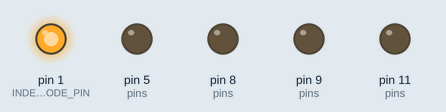
Simulated run of this sketch. Board: Arduino Uno, built with avr-gcc and run on an emulated ATmega328P. Parts: output pins drawn as LEDs (lit = HIGH).

Above: at 0.1 s.
At 10.3 s:
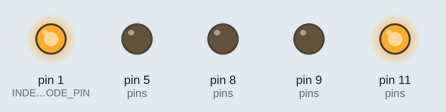
At 16.9 s:
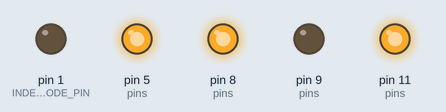
At 36.7 s:
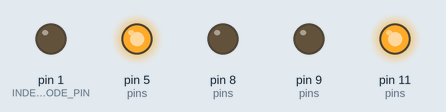
Timing chart, 0 to 39.9 s (numbered marks = the images above):
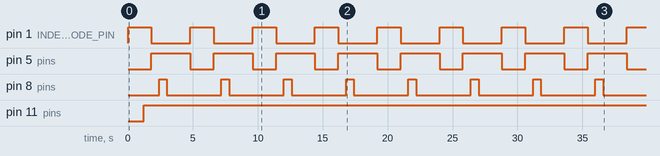

Measured:
- by itself, pin 1 (INDEX_OF_ANODE_PIN): alternates HIGH for 1.8 s and LOW for 3.0 s
- by itself, pin 5 (pins): alternates HIGH for 3.0 s and LOW for 1.8 s
- by itself, pin 8 (pins): alternates HIGH for 0.60 s and LOW for 4.2 s
- by itself, pin 11 (pins): LOW → HIGH at 1.2 s

The sketch:

patterns_full_set.ino
```cpp
const int TENTACLE_A = 0;
const int TENTACLE_B = 1;

const int RED = 0;
const int GREEN = 1;
const int BLUE = 2;

const int FIRST = 0;
const int SECOND = 1;
const int THIRD = 2;
const int FOURTH = 3;

const int OFF = -12;
const int ON = 14;

const int num_tentacles = 2;
const int num_pins_per_tentacle = 4;
const int num_pattern_component_dimensions = 4;
const int pattern_length = 8;


/*Sample patterns*/
const int ZIG_ZAG = 0;
const int LAP = 1;
const int MANHATTAN_WALK = 2;

int pattern_to_use = MANHATTAN_WALK;

int ZIG_ZAG_PATTERN[num_tentacles][pattern_length][num_pattern_component_dimensions] = {
  { //row | color | duration | on or off. (don't need to enter a meaningful row or colour if you want a section to be off, but do need to enter a duration)
    {FIRST, RED, 600, ON},
    {OFF, OFF, 600, OFF},
    {THIRD, RED, 600, ON},
    {OFF, OFF, 600, OFF},

    {FOURTH, RED, 600, ON},
    {OFF, OFF, 600, OFF},
    {SECOND, RED, 600, ON},
    {OFF, OFF, 600, OFF}
  },
  {
    {OFF, OFF, 600, OFF},
    {SECOND, RED, 600, ON},
    {OFF, OFF, 600, OFF},
    {FOURTH, RED, 600, ON},

    {OFF, OFF, 600, OFF},
    {THIRD, RED, 600, ON},
    {OFF, OFF, 600, OFF},
    {FIRST, RED, 600, ON}
  }
};


int LAP_PATTERN[num_tentacles][pattern_length][num_pattern_component_dimensions] = {
  { //row | color | duration | on or off. (don't need to enter a meaningful row or colour if you want a section to be off, but do need to enter a duration)
    {FIRST, BLUE, 600, ON},
    {SECOND, BLUE, 600, ON},
    {THIRD, BLUE, 600, ON},
    {FOURTH, BLUE, 600, ON},

    {FOURTH, RED, 600, OFF},
    {OFF, OFF, 600, OFF},
    {SECOND, RED, 600, OFF},
    {OFF, OFF, 600, OFF}
  },
  {
    {OFF, OFF, 600, OFF},
    {SECOND, RED, 600, OFF},
    {OFF, OFF, 600, OFF},
    {FOURTH, RED, 600, OFF},

    {FOURTH, BLUE, 600, ON},
    {THIRD, BLUE, 600, ON},
    {SECOND, BLUE, 600, ON},
    {FIRST, BLUE, 600, ON}
  }
};


int MANHATTAN_WALK_PATTERN[num_tentacles][pattern_length][num_pattern_component_dimensions] = {
  { //row | color | duration | on or off. (don't need to enter a meaningful row or colour if you want a section to be off, but do need to enter a duration)
    {FIRST, GREEN, 600, ON},
    {SECOND, GREEN, 600, ON},
    {THIRD, BLUE, 600, OFF},
    {FOURTH, BLUE, 600, OFF},

    {FOURTH, GREEN, 600, ON},
    {OFF, OFF, 600, OFF},
    {SECOND, RED, 600, OFF},
    {OFF, OFF, 600, OFF}
  },
  {
    {OFF, OFF, 600, OFF},
    {SECOND, RED, 600, OFF},
    {SECOND, GREEN, 600, ON},
    {THIRD, GREEN, 600, ON},

    {FOURTH, BLUE, 600, OFF},
    {FOURTH, GREEN, 600, ON},
    {SECOND, BLUE, 600, ON},
    {FIRST, BLUE, 600, OFF}
  }


};


int ROWS[num_tentacles][num_pins_per_tentacle] = {
  {2, 3, 1, 0},
  {3, 0, 1, 2}
};

int COLORS[num_tentacles][num_pins_per_tentacle][3] = {
  {
    {0, 1, 3},
    {2, 0, 1},
    {3, 2, 0},
    {1, 3, 2}
  },
  {
    {0, 1, 2},
    {1, 2, 3},
    {2, 3, 0},
    {3, 0, 1}
  }

};


int default_duration_of_pattern_component = 200;
int pins[num_tentacles][num_pins_per_tentacle] = {
  {1, 2, 3, 5},
  {8, 9, 10, 11}

};

int duration_of_pattern_component[num_tentacles] = {0, 0};
unsigned long start_time_of_pattern_component[num_tentacles] = {0, 0};


const int INDEX_OF_CATHODE_PIN = 0;
const int INDEX_OF_ANODE_PIN = 1;
const int INDEX_OF_DURATION = 2;
const int INDEX_OF_INSTRUCTION = 3;


int index_of_current_pattern_component[num_tentacles] = {0, 0};
int curr_pattern_component[num_tentacles][num_pattern_component_dimensions] = {
  {0, 1, default_duration_of_pattern_component, ON},
  {0, 1, default_duration_of_pattern_component, ON}
};


//catode index, +1%4=red, +2%4=green, +3%4=blue anodes.
int pattern[num_tentacles][pattern_length][num_pattern_component_dimensions] = {
  {
    {0, 0, 0, OFF},
    {0, 0, 0, OFF},
    {0, 0, 0, OFF},
    {0, 0, 0, OFF},
    {0, 0, 0, OFF},
    {0, 0, 0, OFF},
    {0, 0, 0, OFF},
    {0, 0, 0, OFF}
  },

  {
    {0, 0, 0, OFF},
    {0, 0, 0, OFF},
    {0, 0, 0, OFF},
    {0, 0, 0, OFF},
    {0, 0, 0, OFF},
    {0, 0, 0, OFF},
    {0, 0, 0, OFF},
    {0, 0, 0, OFF}
  }

};


void setup() {
  switch (pattern_to_use) {
    case ZIG_ZAG:
      setPattern(ZIG_ZAG_PATTERN);
      break;
    case LAP:
      setPattern(LAP_PATTERN);
      break;
    case MANHATTAN_WALK:
      setPattern(MANHATTAN_WALK_PATTERN);
      break;
  }
  disconnectAllPins();
}


void setPattern(int (*user_defined_pattern)[pattern_length][num_pattern_component_dimensions]) {
  for (int i = 0; i < num_tentacles; i++) {
    for (int j = 0; j < pattern_length; j++) {
      int user_defined_row = user_defined_pattern[i][j][INDEX_OF_CATHODE_PIN];
      int user_defined_color = user_defined_pattern[i][j][INDEX_OF_ANODE_PIN];
      int user_defined_duration = user_defined_pattern[i][j][INDEX_OF_DURATION];
      int user_defined_instruction = user_defined_pattern[i][j][INDEX_OF_INSTRUCTION];

      int cathode_given_row_tentacle = ROWS[i][user_defined_row];
      int anode_given_row_tentacle_color = COLORS[i][user_defined_row][user_defined_color];

      pattern[i][j][INDEX_OF_INSTRUCTION] = user_defined_instruction;
      pattern[i][j][INDEX_OF_DURATION] = user_defined_duration;
      //in the user defined pattern, I wanted to just write the "OFF" value for each dimension. This conditional
      //just prevents me from writing the value of OFF to the anode and cathode pin indices.
      //
      if (user_defined_instruction == OFF) {
        pattern[i][j][INDEX_OF_CATHODE_PIN] = curr_pattern_component[num_tentacles][INDEX_OF_CATHODE_PIN];
        pattern[i][j][INDEX_OF_ANODE_PIN] = curr_pattern_component[num_tentacles][INDEX_OF_ANODE_PIN];
      }
      else {
        pattern[i][j][INDEX_OF_CATHODE_PIN] = cathode_given_row_tentacle;
        pattern[i][j][INDEX_OF_ANODE_PIN] = anode_given_row_tentacle_color;

      }
    }
  }
}

void disconnectAllPins() {
  for (int j = 0; j < num_tentacles; j++) {
    // put your setup code here, to run once:
    for (int i = 0; i < num_pins_per_tentacle; i++) {
      pinMode(pins[j][i], INPUT);
    }
  }
}


void updateTentaclePatternComponentIfNecessary(int index_of_tentacle) {
  unsigned long current_time = millis();
  if (timeToSwitchPatternComponent(current_time, index_of_tentacle)) {

    disconnectCurrentAnode(index_of_tentacle);
    disconnectCurrentCathode(index_of_tentacle);

    setupNextPatternComponent(index_of_tentacle);
  }
}


void loop() {
  for (int i = 0; i < num_tentacles; i++) {
    updateTentaclePatternComponentIfNecessary(i);
  }
}


bool timeToSwitchPatternComponent(unsigned long curr_time, int index_of_tentacle) {
  unsigned long start_time_of_pattern_component_of_this_tentacle_current_pattern_component = start_time_of_pattern_component[index_of_tentacle];
  int duration_of_this_tentacle_current_pattern_component = duration_of_pattern_component[index_of_tentacle];
  return abs(curr_time - start_time_of_pattern_component_of_this_tentacle_current_pattern_component) >= duration_of_this_tentacle_current_pattern_component;
}

int getActualPinValue(int index_of_tentacle, int pin_type_index) {
  int index_of_pin = curr_pattern_component[index_of_tentacle][pin_type_index];
  int actual_pin_value = pins[index_of_tentacle][index_of_pin];
  return actual_pin_value;
}

void disconnectCurrentAnode(int index_of_tentacle) {
  int pin = getActualPinValue(index_of_tentacle, INDEX_OF_ANODE_PIN);
  disconnect(pin);
}


void disconnectCurrentCathode(int index_of_tentacle) {
  int pin = getActualPinValue(index_of_tentacle, INDEX_OF_CATHODE_PIN);
  disconnect(pin);
}


void setupNextPatternComponent(int index_of_tentacle) {
  setIndexOfNextPatternComponent(index_of_tentacle);
  setNextPatternComponent(index_of_tentacle);


  if (on(index_of_tentacle)) {
    groundCathodeOfCurrentPatternComponent(index_of_tentacle);
    lightupAnodeOfCurrentPatternCathode(index_of_tentacle);
  }


  setCurrentPatternComponentDuration(index_of_tentacle);
  start_time_of_pattern_component[index_of_tentacle] = millis();
}

bool on(int index_of_tentacle) {
  int instruction = curr_pattern_component[index_of_tentacle][INDEX_OF_INSTRUCTION];
  return instruction != OFF;
}


//in c one cannot assign declared arrays to indices in a multidimensional array.
//to get around issue, just assign each dimension separately.
void setNextPatternComponent(int index_of_tentacle) {
  for (int i = 0; i < num_pattern_component_dimensions; i++) {
    curr_pattern_component[index_of_tentacle][i] = pattern[index_of_tentacle][index_of_current_pattern_component[index_of_tentacle]][i];
  }
}

void groundCathodeOfCurrentPatternComponent(int index_of_tentacle) {
  int pin = getActualPinValue(index_of_tentacle, INDEX_OF_CATHODE_PIN);
  makeGround(pin);
}


void lightupAnodeOfCurrentPatternCathode(int index_of_tentacle) {
  int pin = getActualPinValue(index_of_tentacle, INDEX_OF_ANODE_PIN);

  lightUp(pin);
}


void setCurrentPatternComponentDuration(int index_of_tentacle) {
  duration_of_pattern_component[index_of_tentacle] = curr_pattern_component[index_of_tentacle][INDEX_OF_DURATION];
}


void setIndexOfNextPatternComponent(int index_of_tentacle) {
  int current_index = index_of_current_pattern_component[index_of_tentacle];

  if (current_index < pattern_length - 1) {
    index_of_current_pattern_component[index_of_tentacle] = current_index + 1;

  }
  else {
    index_of_current_pattern_component[index_of_tentacle] = 0;
  }
}

void makeGround(int groundPin) {
  pinMode(groundPin, OUTPUT);
  Serial.println(groundPin);
  digitalWrite(groundPin, LOW);
}

void lightUp(int anodePin) {
  pinMode(anodePin, OUTPUT);

  //Serial.println("anode: "+anodePin);
  digitalWrite(anodePin, HIGH);
}


void disconnect(int pin) {
  pinMode(pin, INPUT);
}
```
